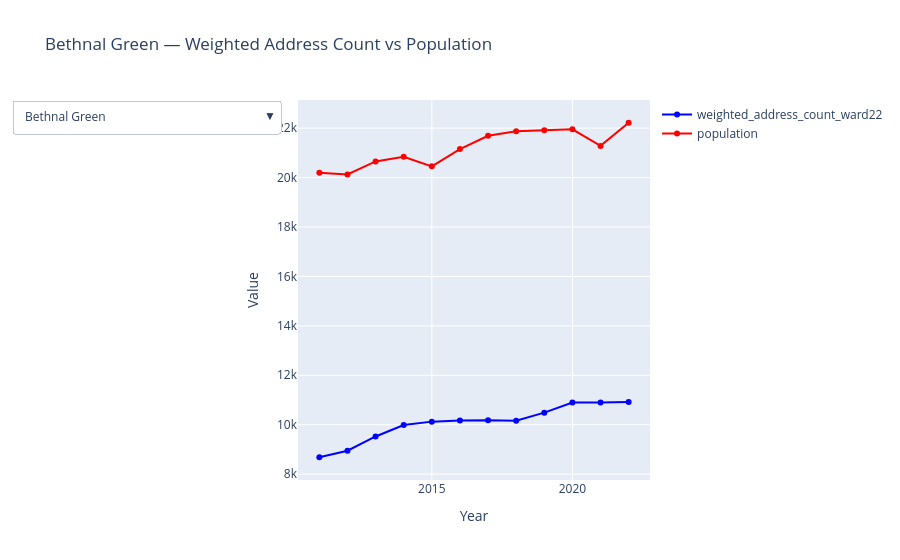

The notebook cell saved with this chart:
### Markdown cell above
### compare inidividual wards timeseries address vs population

### Code cell
# Start with first ward
# Get unique wards only (remove duplicates)
wards = df[["wd22cd", "wd22nm"]].drop_duplicates().reset_index(drop=True)

first_code = wards.iloc[0]["wd22cd"]
first_data = df[df["wd22cd"] == first_code]

# Prepare figure
fig = go.Figure()

# Add traces for first ward
for metric, color in zip(["weighted_address_count_ward22", "population"], ["blue", "red"]):
    fig.add_trace(go.Scatter(
        x=first_data["year"],
        y=first_data[metric],
        mode="lines+markers",
        name=metric,
        line=dict(color=color)
    ))

# Create dropdown buttons
buttons = []
for _, row in wards.iterrows():
    ward_code = row["wd22cd"]
    ward_name = row["wd22nm"]
    ward_data = df[df["wd22cd"] == ward_code]
    buttons.append(dict(
        label=ward_name,
        method="update",
        args=[
            {"x": [ward_data["year"], ward_data["year"]],
             "y": [ward_data["weighted_address_count_ward22"], ward_data["population"]]},
            {"title": f"{ward_name} — Weighted Address Count vs Population"}
        ]
    ))

# Add dropdown to layout
fig.update_layout(
    updatemenus=[dict(
        active=0,
        buttons=buttons,
        direction="down",
        showactive=True
    )],
    title=f"{wards.iloc[0]['wd22nm']} — Weighted Address Count vs Population",
    xaxis_title="Year",
    yaxis_title="Value"
)

fig.show()
